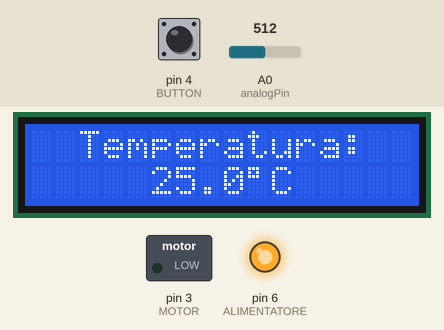
Bench run of a sketch on a simulated Arduino Uno, built with avr-gcc and run on an emulated ATmega328P. Shown: 16×2 character LCD, switched loads named in the sketch (green lamp = pin HIGH), output pins drawn as LEDs (lit = HIGH). Inputs (shaded band) come from the test bench; at power-on: A0 (analogPin) = 512, pin 4 (BUTTON) HIGH.

Above: at 1.6 s.
1.7 s: A0 (analogPin) set to 347
At 2.7 s:
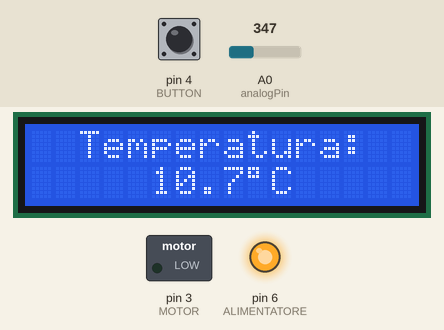
3.5 s: A0 (analogPin) set to 322
At 4.7 s:
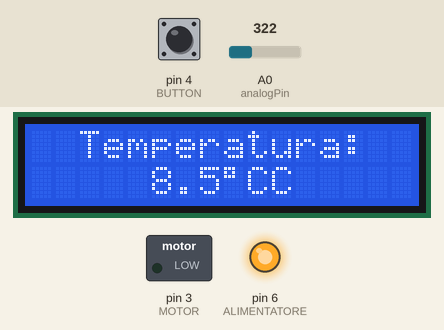
5.5 s: A0 (analogPin) set to 511
At 6.7 s:
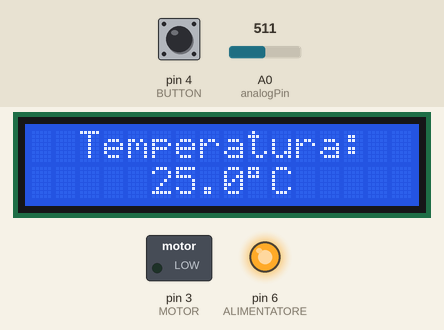
Timing chart, 0 to 8.5 s (numbered marks = the images above; inputs shaded):
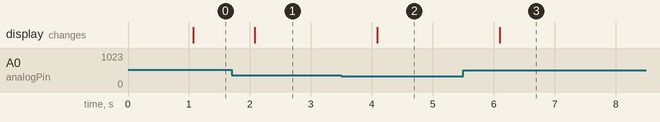

Measured:
- the behaviour switches between 339 and 338 on A0 (analogPin) (found by bisection; images 1 and 2)
- after the input at 1.7 s, the display: changes after 0.38 s (image 1)
- after the input at 3.5 s, the display: changes after 0.59 s (image 2)
- after the input at 5.5 s, the display: changes after 0.60 s (image 3)

The sketch:

Ventilatore_automatico.ino
```cpp
#include <LiquidCrystal.h>
LiquidCrystal lcd(8, 9, 10, 11, 12, 13);

#define MOTOR 3
#define BUTTON 4
#define ALIMENTATORE 6

#define TEMPTHRESHOLD 27

const int analogPin = A0;

const int seriesResistor = 10000, adcMax = 1023;
const float nominalResistance = 10000, nominalTemperature = 25.0, betaCoefficient = 3950;

int analogValue, lastButtonValue = LOW;
float resistance, kelvin, temp;
unsigned long currentMillis = 0, lastMillis = 0;
bool stateButton = false, stateMotor = false;
String tempStr;


void getTemp() {
  analogValue = analogRead(analogPin);

  resistance = (float)seriesResistor * (adcMax / (float)analogValue - 1.0);
  kelvin = 1.0 / (1.0 / (nominalTemperature + 273.15) + (1.0 / betaCoefficient) * log(resistance / nominalResistance));
  temp = kelvin - 273.15;

  tempStr = String(temp, 1);
  /*Serial.print("Temperatura: ");
  Serial.print(tempStr);
  Serial.println(" °C");*/
}

void uploadLCD() {
  currentMillis = millis();

  if(currentMillis - lastMillis >= 1000) {
    lcd.setCursor(5, 1);
    lcd.print(tempStr);
    lcd.write(byte(223));
    lcd.print("C");

    lastMillis = currentMillis;
  }
}


void setup() {
  Serial.begin(9600);

  pinMode(MOTOR, OUTPUT);
  pinMode(BUTTON, INPUT);
  pinMode(ALIMENTATORE, OUTPUT);

  digitalWrite(ALIMENTATORE, HIGH);
  analogWrite(MOTOR, 0);

  lcd.begin(16, 2);
  lcd.setCursor(2,0);
  lcd.print("Temperatura:");
}

void loop() {

  if(digitalRead(BUTTON) == LOW && lastButtonValue == HIGH) stateButton = !stateButton;

  getTemp();
  uploadLCD();

  if(stateButton && !stateMotor && temp > TEMPTHRESHOLD) {
    stateMotor = true;
    analogWrite(MOTOR, 150);
  } else if(stateMotor && temp <= TEMPTHRESHOLD) {
    stateMotor = false;
    analogWrite(MOTOR, 0);
  }

  lastButtonValue = digitalRead(BUTTON);
  delay(100);
}
```
